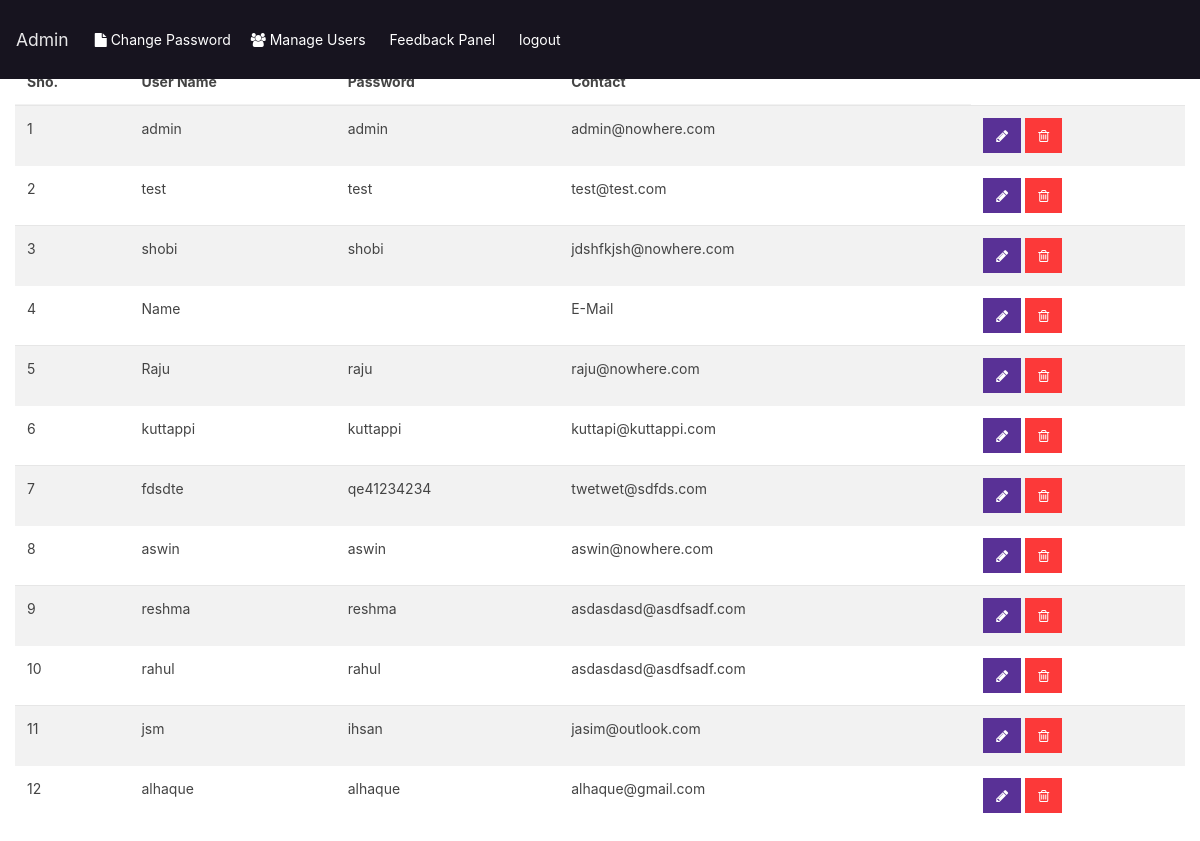
Page /manage-users.php (signed in) on the committed database.
### tables this page shows
CREATE TABLE IF NOT EXISTS `users` (
  `id` int(5) NOT NULL AUTO_INCREMENT,
  `profilestat` int(5) NOT NULL,
  `username` varchar(20) NOT NULL,
  `password` varchar(40) NOT NULL,
  `email` varchar(40) NOT NULL,
  `dob` date NOT NULL,
  `gender` varchar(5) NOT NULL,
  `userlevel` int(2) NOT NULL,
  PRIMARY KEY (`id`),
  UNIQUE KEY `username` (`username`)
);

### manage-users.php (the view, shortened to what this page needs)
<?php
include("includes/dbconn.php");
if (strlen($_SESSION['id']==0)) {
  header('location:logout.php');
  } else{
?><!DOCTYPE html>
<html lang="en">
  <head>
    <link href="css/bootstrap.min.css" rel="stylesheet">
    <link href="fonts/font-awesome.css" rel="stylesheet" />
  </head>
  <body>
    <nav class="navbar navbar-expand-sm bg-dark navbar-dark fixed-top">
      <a class="navbar-brand" href="#">Admin</a>
      <ul class="navbar-nav">
        <li class="nav-item" style="padding:10px; color:white;">
          <a href="change-password.php" style="color:white;">
              <i class="fa fa-file"></i>
              <span>Change Password</span>
          </a>
        </li>
        <li class="nav-item" style="padding:10px; color:white;" >
          <a href="manage-users.php"  style="color:white;">
              <i class="fa fa-users"></i>
              <span>Manage Users</span>
          </a>
        </li>
           <li class="nav-item" style="padding:10px; color:white;" >
          <a href="showmsg.php"  style="color:white;">
              <span>Feedback Panel </span>
          </a>
         <li class="nav-item" style="padding:10px; color:white;" >
          <a href="logout.php"  style="color:white;">
              <span>logout</span>
          </a>
        </li>
      </ul>
    </nav>
    <div class="col-md-12">
                      <div class="content-panel">
                          <table class="table table-striped table-advance table-hover" method=POST>
	                  	  	  <h4><i class="fa fa-angle-right"></i> All User Details </h4>
                              <thead>
                              <tr>
                                  <th>Sno.</th>
                                  <th class="hidden-phone">User Name</th>
                                  <th> Password</th>
                                  <th> Contact</th>
                              </tr>
                              </thead>
                              <tbody>
                              <?php $ret=mysqli_query($conn,"select * from users");
							  $cnt=1;
							  while($row=mysqli_fetch_array($ret))
                              {?>
                              <tr>
                              <td><?php echo $cnt;?></td>
                                  <td><?php echo $row['username'];?></td>
                                  <td><?php echo $row['password'];?></td>
                                  <td><?php echo $row['email'];?></td>
                                  <td>
                                     <a href="update-profile.php?uid=<?php echo $row['id'];?>">
                                     <button class="btn btn-primary btn-xs"><i class="fa fa-pencil"></i></button></a>
                                     <a href="manage-users.php?id=<?php echo $row['id'];?>">
                                 <button class="btn btn-danger btn-xs"  name="delete" onClick="return confirm('Do you really want to delete');"><i class="fa fa-trash-o "></i></button></a>
                                  </td>
                              </tr>
                              <?php $cnt=$cnt+1; }?>
                              </tbody>
                          </table>
                      </div>
                  </div>
  </body>
</html>
<?php } ?>

### rows in the picture
users: username "admin", password "admin", email "admin@nowhere.com"
users: username "test", password "test", email "test@test.com"
users: username "shobi", password "shobi", email "jdshfkjsh@nowhere.com"
users: username "Name", email "E-Mail"
users: username "Raju", password "raju", email "raju@nowhere.com"
users: username "kuttappi", password "kuttappi", email "kuttapi@kuttappi.com"
users: username "fdsdte", password "qe41234234", email "twetwet@sdfds.com"
users: username "aswin", password "aswin", email "aswin@nowhere.com"
users: username "reshma", password "reshma", email "asdasdasd@asdfsadf.com"
users: username "rahul", password "rahul", email "asdasdasd@asdfsadf.com"
users: username "jsm", password "ihsan", email "jasim@outlook.com"
users: username "alhaque", password "alhaque", email "alhaque@gmail.com"
